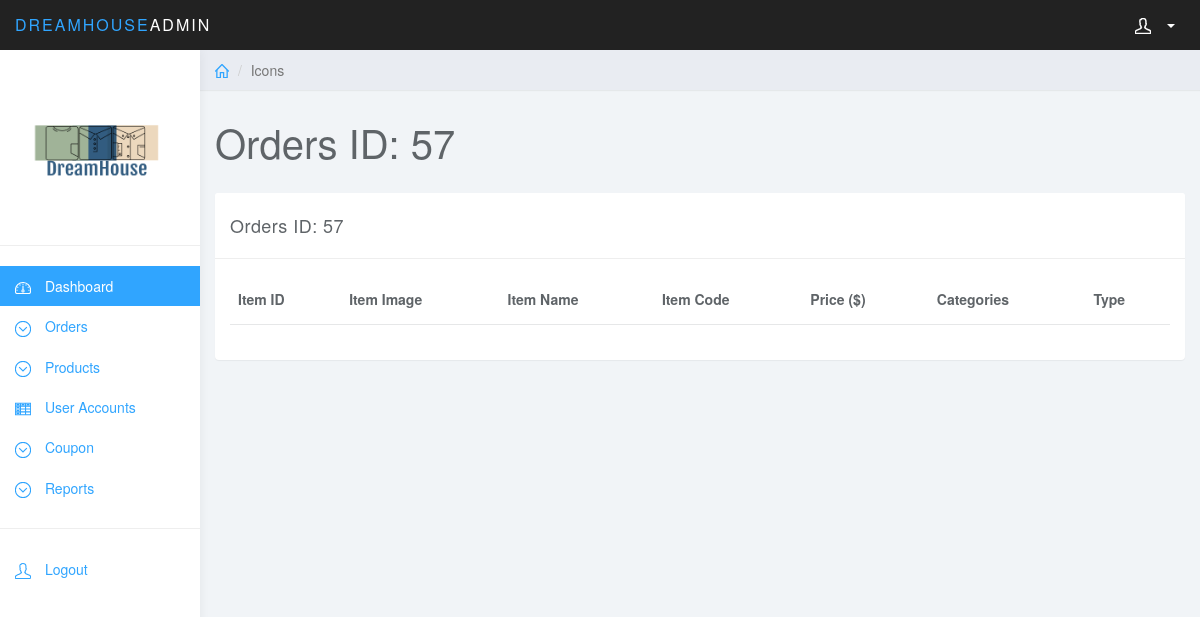
The page /admin/vieworderitems.php?orderid=57 on the database as committed earlier.
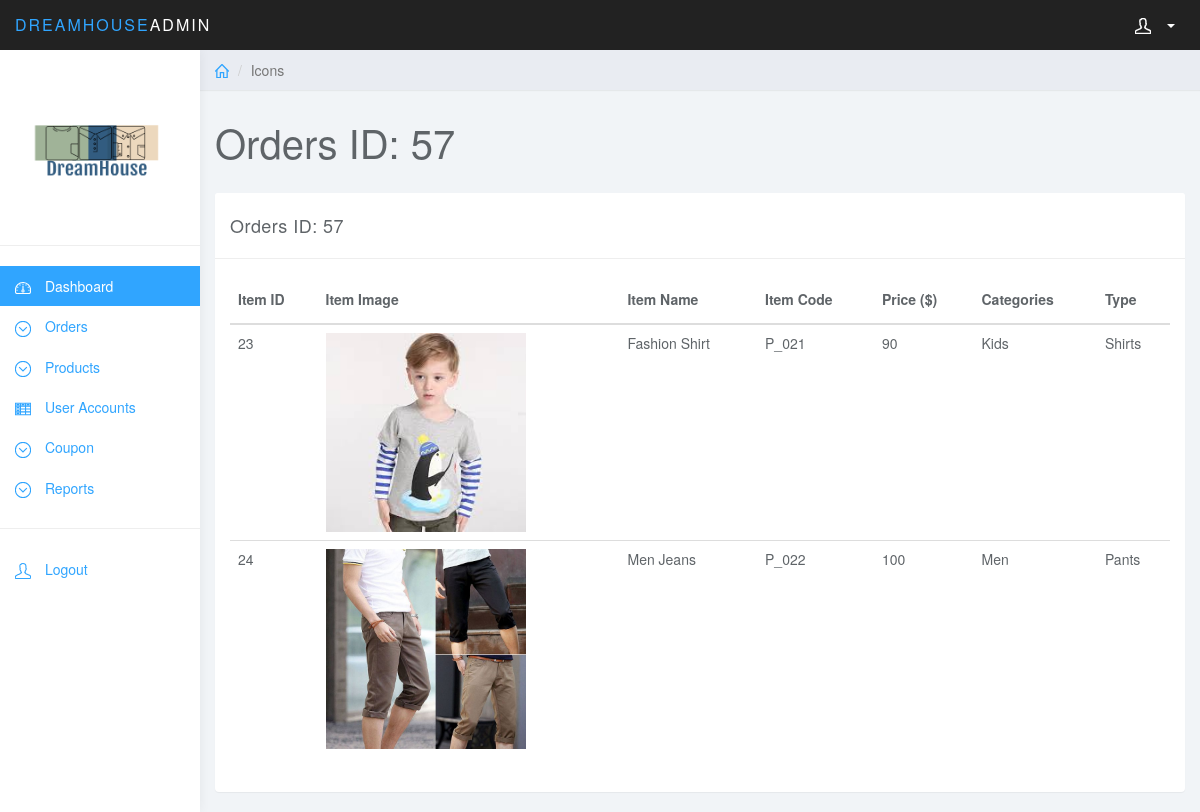
The same page on the database as committed later.
### tables this page shows
CREATE TABLE `orders_items` (
  `order_item_id` int(11) NOT NULL,
  `item_id` int(11) NOT NULL,
  `order_id` int(11) NOT NULL
);

CREATE TABLE `products` (
  `item_id` int(11) NOT NULL,
  `item_name` varchar(255) NOT NULL,
  `item_code` varchar(255) NOT NULL,
  `price` int(11) NOT NULL,
  `item_image` text NOT NULL,
  `discount_price` int(11) NOT NULL,
  `instock` int(11) NOT NULL,
  `categories` varchar(255) NOT NULL,
  `type` varchar(255) NOT NULL,
  `status` int(11) NOT NULL
);

### functions.php (called while the page is built, shortened)
<?php
	function get($query,$conn){
		try{
			$stmt = $conn->prepare($query);
			$stmt->execute();
			return $stmt;
		}catch(PDOException $e){
			$e->getMessage();
		}
	}
?>

### admin/vieworderitems.php (the view, shortened to what this page needs)
<?php session_start();
include '../functions.php';
$conn = connect();
if($conn){
	$orderId = $_GET['orderid'];
	$query = 'Select * from orders_items left join products on orders_items.item_id = products.item_id where order_id='.$orderId;
	$result = get($query,$conn);
}
?>
<!DOCTYPE html>
<html>
<head>
<link href="css/bootstrap.min.css" rel="stylesheet">
<link href="css/datepicker3.css" rel="stylesheet">
<link href="css/styles.css" rel="stylesheet">
</head>
<body>
	<?php include 'sidebar.php'; ?>
	<div class="col-sm-9 col-sm-offset-3 col-lg-10 col-lg-offset-2 main">
		<div class="row">
			<ol class="breadcrumb">
				<li><a href="#"><svg class="glyph stroked home"><use xlink:href="#stroked-home"></use></svg></a></li>
				<li class="active">Icons</li>
			</ol>
		</div>
		<div class="row">
			<div class="col-lg-12">
				<h1 class="page-header">Orders ID: <?=$orderId; ?></h1>
			</div>
		</div>
		<div class="row">
			<div class="col-md-12">
				<div class="panel panel-default">
					<div class="panel-heading">Orders ID: <?=$orderId; ?></div>
					<div class="panel-body">
						<table class="table">
						    <thead>
						    <tr>
						    	<th>Item ID</th>
						    	<th>Item Image</th>
						        <th>Item Name</th>
						        <th>Item Code</th>
						        <th>Price ($)</th>
						        <th>Categories</th>
						        <th>Type</th>
						    </tr>
						    </thead>
						    <tbody>
						    	<tbody>
                        <?php while($row = $result->fetch()): ?>
                            <tr>
                            		<td><?= $row['item_id']; ?></td>
                        			<td><img src="photo/<?=$row['item_image']; ?>" class="img-responsive" width="200px" height="220px">
						    		</td>
						    		<td>
						    			<?= $row['item_name']; ?>
						    		</td>
						    		<td>
						    			<?= $row['item_code']; ?>
						    		</td>
						    		<td>
						    			<?= ($row['discount_price']>0)?$row['discount_price']:$row['price']; ?>
						    		</td>
						    		<td>
						    			<?= $row['categories']; ?>
						    		</td>
						    		<td>
						    			<?= $row['type']; ?>
						    		</td>
                            </tr>
                            <?php endwhile; ?>
						    </tbody>
						</table>
					</div>
				</div>
			</div>
		</div>
	</div>
</body>
</html>

### admin/sidebar.php (shortened to what this page needs)
<nav class="navbar navbar-inverse navbar-fixed-top" role="navigation">
		<div class="container-fluid">
			<div class="navbar-header">
				<a class="navbar-brand" href="#"><span>DreamHouse</span>Admin</a>
				<ul class="user-menu">
					<li class="dropdown pull-right">
						<a href="#" class="dropdown-toggle" data-toggle="dropdown"><svg class="glyph stroked male-user"><use xlink:href="#stroked-male-user"></use></svg><?= (isset($_SESSION['email']))?$_SESSION['email']:""?> <span class="caret"></span></a>
					</li>
				</ul>
			</div>
		</div>
	</nav>
	<div id="sidebar-collapse" class="col-sm-3 col-lg-2 sidebar">
		<form role="search">
			<img src="images/imc.png" class="img-responsive">
		</form>
		<ul class="nav menu">
			<li class="active"><a href="dashboard.php"><svg class="glyph stroked dashboard-dial"><use xlink:href="#stroked-dashboard-dial"></use></svg> Dashboard</a></li>
			<li class="parent ">
				<a href="#">
					<span data-toggle="collapse" href="#orders"><svg class="glyph stroked chevron-down"><use xlink:href="#stroked-chevron-down"></use></svg></span>
					Orders
				</a>
			</li>
			<li class="parent ">
				<a href="#">
					<span data-toggle="collapse" href="#products"><svg class="glyph stroked chevron-down"><use xlink:href="#stroked-chevron-down"></use></svg></span> Products
				</a>
			</li>
			<li><a href="useraccount.php"><svg class="glyph stroked table"><use xlink:href="#stroked-table"></use></svg> User Accounts</a></li>
			<li class="parent ">
				<a href="#">
					<span data-toggle="collapse" href="#coupon"><svg class="glyph stroked chevron-down"><use xlink:href="#stroked-chevron-down"></use></svg></span> Coupon
				</a>
			</li>
			<li class="parent ">
				<a href="#">
					<span data-toggle="collapse" href="#reports"><svg class="glyph stroked chevron-down"><use xlink:href="#stroked-chevron-down"></use></svg></span> Reports
				</a>
			</li>
			<li role="presentation" class="divider"></li>
			<li><a href="#" class="logout-link"><svg class="glyph stroked male-user"><use xlink:href="#stroked-male-user"></use></svg> Logout</a></li>
		</ul>
	</div>

### admin/css/styles.css (style rules this page uses)
body { background: #f1f4f7; padding-top: 50px; color: #5f6468; }
a, a:hover, a:focus { color: #30a5ff; }
h1, h2, h3, h4, h5, h6 { color: #5f6468; }
h1 { font-weight: 300; font-size: 40px; }
.navbar-header .navbar-brand { color: #fff; font-size: 16px; text-transform: uppercase; font-weight: 500; letter-spacing: 2px; }
.navbar-header .navbar-brand span { color: #30a5ff; }
.panel { border: 0; }
.panel-heading { font-size: 18px; font-weight: 300; letter-spacing: 0.025em; height: 66px; line-height: 45px; }
.panel-default .panel-heading { background: #fff; border-bottom: 1px solid #eee; color: #5f6468; }
.navbar { border: 0; }
.user-menu { display: inline-block; margin-top: 14px; margin-right: 10px; float: right; list-style: none; padding: 0; }
.user-menu a { color: #fff; }
.sidebar { display: block; background-color: #fff; padding: 0; display: none; }
.sidebar form { padding: 20px 15px 5px 15px; border-bottom: 1px solid #eee; margin-bottom: 20px; }
@media (min-width: 768px) { .sidebar { display: block; position: fixed; top: 50px; bottom: 0; left: 0; z-index: 1000; display: block; margin: 0; padding: 0; overflow-x: hidden; overflow-y: auto; background-color: #fff; box-shadow: 1px 0px 10px rgba(0, 0, 0, .05); } }
@media (min-width: 768px) { .navbar-header { width: 100%; } }
.sidebar ul.nav .active a, .sidebar ul.nav li.parent a.active, .sidebar ul.nav .active > a:hover, .sidebar ul.nav li.parent a.active:hover, .sidebar ul.nav .active > a:focus, .sidebar ul.nav li.parent a.active:focus { color: #fff; background-color: #30a5ff; }
.sidebar ul.nav li.divider { border-bottom: 1px solid #eee; margin: 20px 0; }
.breadcrumb { border-radius: 0; padding: 10px 15px; background: #e9ecf2; box-shadow: 0 1px 1px rgba(0, 0, 0, .05); margin: 0 ; }
h1.page-header { margin-top: 30px; border-bottom: 0; }
.table { background: #fff; }
.table>thead>tr>th { border-bottom: 1px solid #e6e7e8; vertical-align: middle; height: 50px; }
.sidebar .glyph, .user-menu .glyph { height: 16px; width: 16px; margin: 0 10px 0 0; stroke-width: 3px; }
.user-menu .glyph { stroke-width: 4px; }
.breadcrumb .glyph { height: 14px; width: 14px; margin: -2px 0 0 0; stroke-width: 4px; }
.glyph.table { background: none; border: none; }

Rows that differ between the two databases and show on the page:
added orders_items: item.item_id "23", item.item_image (picture), item.item_name "Fashion Shirt", item.item_code "P_021", item.discount_price "90", item.categories "Kids", item.type "Shirts"
added orders_items: item.item_id "24", item.item_image (picture), item.item_name "Men Jeans", item.item_code "P_022", item.discount_price "100", item.categories "Men", item.type "Pants"
